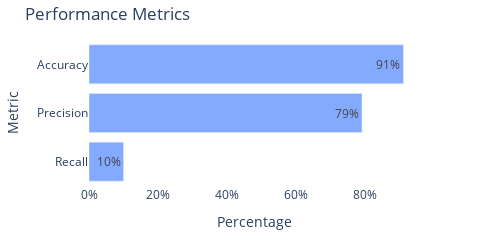

Notebook code cell kept with this figure:
### Code cell
# Evaluate the model with the test data
evaluate_model(model, X_test, y_test)

### Figure 1 — Plotly figure (JSON) as saved in the notebook; plotly's stock layout.template omitted (floating-point values rounded to 4 significant figures)
{"data": [{"alignmentgroup": "True", "hovertemplate": "color=Recall<br>Value=%{text}<br>Metric=%{y}<extra></extra>", "legendgroup": "Recall", "marker": {"color": "#84aaff", "pattern": {"shape": ""}}, "name": "Recall", "offsetgroup": "Recall", "orientation": "h", "showlegend": true, "text": [0.1], "textposition": "auto", "texttemplate": "%{x:.0%}", "type": "bar", "x": [0.1], "xaxis": "x", "y": ["Recall"], "yaxis": "y"}, {"alignmentgroup": "True", "hovertemplate": "color=Precision<br>Value=%{text}<br>Metric=%{y}<extra></extra>", "legendgroup": "Precision", "marker": {"color": "#84aaff", "pattern": {"shape": ""}}, "name": "Precision", "offsetgroup": "Precision", "orientation": "h", "showlegend": true, "text": [0.79], "textposition": "auto", "texttemplate": "%{x:.0%}", "type": "bar", "x": [0.79], "xaxis": "x", "y": ["Precision"], "yaxis": "y"}, {"alignmentgroup": "True", "hovertemplate": "color=Accuracy<br>Value=%{text}<br>Metric=%{y}<extra></extra>", "legendgroup": "Accuracy", "marker": {"color": "#84aaff", "pattern": {"shape": ""}}, "name": "Accuracy", "offsetgroup": "Accuracy", "orientation": "h", "showlegend": true, "text": [0.91], "textposition": "auto", "texttemplate": "%{x:.0%}", "type": "bar", "x": [0.91], "xaxis": "x", "y": ["Accuracy"], "yaxis": "y"}], "layout": {"barmode": "relative", "height": 200, "legend": {"title": {"text": "color"}, "tracegroupgap": 0}, "margin": {"b": 30, "t": 40}, "paper_bgcolor": "rgba(0,0,0,0)", "plot_bgcolor": "rgba(0,0,0,0)", "showlegend": false, "title": {"text": "Performance Metrics"}, "width": 500, "xaxis": {"anchor": "y", "domain": [0, 1], "tickformat": ".0%", "title": {"text": "Percentage"}}, "yaxis": {"anchor": "x", "domain": [0, 1], "title": {"text": "Metric"}}}}
